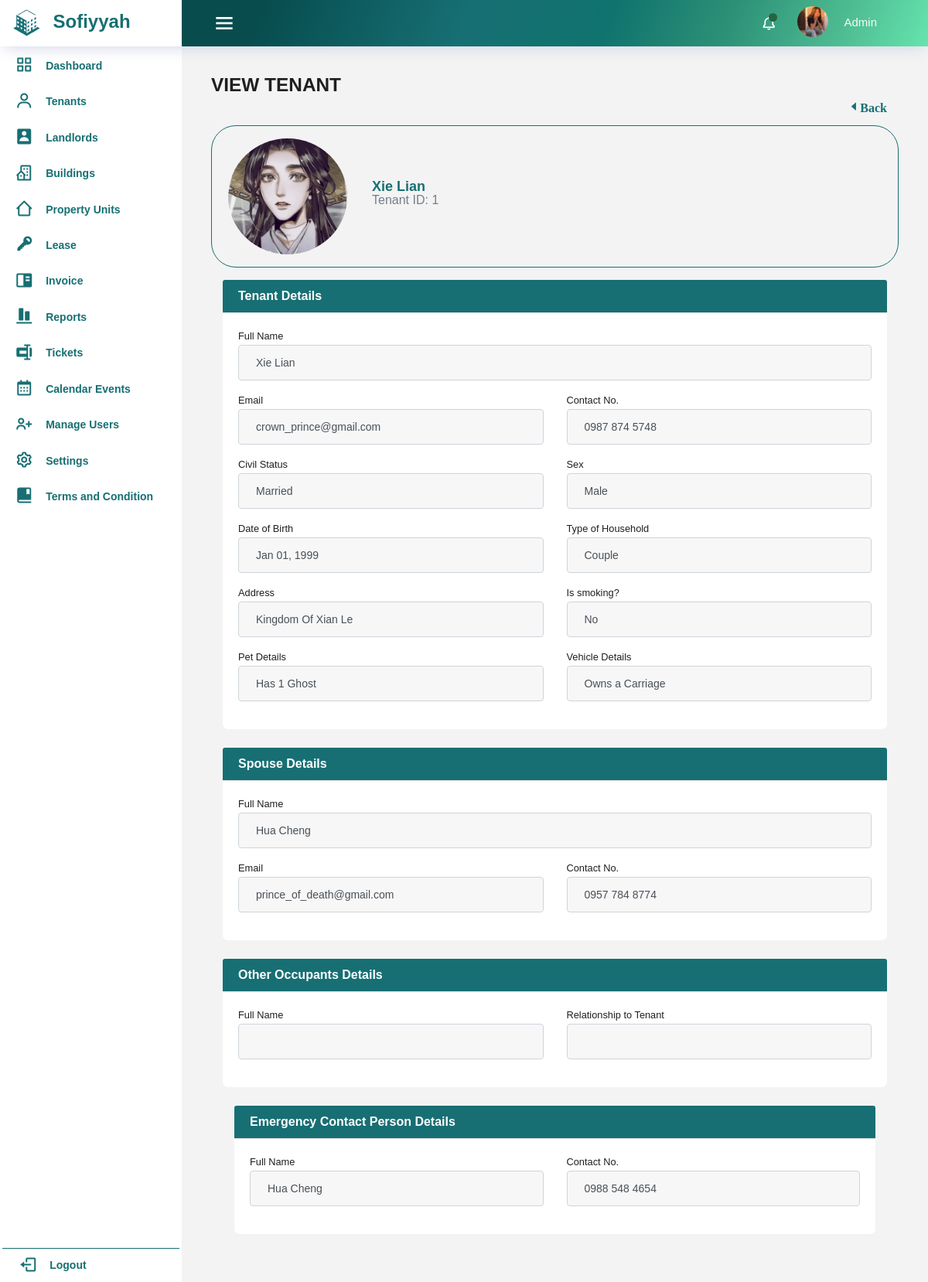
The app's page /tenant/view_tenant.php?id=1 (signed in) with its own data.
### tables this page shows
CREATE TABLE IF NOT EXISTS `tenant` (
  `id` int(11) NOT NULL AUTO_INCREMENT,
  `first_name` varchar(50) NOT NULL,
  `middle_name` varchar(50) DEFAULT NULL,
  `last_name` varchar(50) NOT NULL,
  `email` varchar(100) NOT NULL,
  `contact_no` varchar(20) NOT NULL,
  `relationship_status` varchar(100) NOT NULL,
  `type_of_household` varchar(100) NOT NULL,
  `previous_address` varchar(200) NOT NULL,
  `region` varchar(255) NOT NULL,
  `provinces` varchar(255) NOT NULL,
  `city` varchar(255) NOT NULL,
  `sex` varchar(50) DEFAULT NULL,
  `date_of_birth` date NOT NULL,
  `has_pet` varchar(100) NOT NULL,
  `number_of_pets` int(11) DEFAULT NULL,
  `type_of_pet` varchar(50) DEFAULT NULL,
  `is_smoking` varchar(10) NOT NULL,
  `has_vehicle` varchar(100) DEFAULT NULL,
  `vehicle_specification` varchar(50) DEFAULT NULL,
  `spouse_first_name` varchar(50) DEFAULT NULL,
  `spouse_last_name` varchar(50) DEFAULT NULL,
  `spouse_email` varchar(100) DEFAULT NULL,
  `spouse_num` varchar(20) DEFAULT NULL,
  `occupants` varchar(255) DEFAULT NULL,
  `occupants_relations` varchar(255) DEFAULT NULL,
  `emergency_contact_person` varchar(100) NOT NULL,
  `emergency_contact_number` varchar(20) NOT NULL,
  `profile_img` varchar(100) NOT NULL,
  PRIMARY KEY (`id`)
);

### tools/functions.php (called while the page is built, shortened)
<?php
function pluralize($noun, $count) {
  if ($count == 1) {
      return $noun;
  }
}
?>

### tenant/view_tenant.php (the view, shortened to what this page needs)
<?php
require_once '../includes/dbconfig.php';
$tenant_id = $_GET['id'];
$sql = "SELECT * FROM tenant WHERE id = $tenant_id";
$result = mysqli_query($conn, $sql);
$row = mysqli_fetch_assoc($result);
$date_of_birth = strtotime($row['date_of_birth']);
$formatted_date = date('M d, Y', $date_of_birth);
require_once '../includes/header.php';
?>
<body>
    <div class="container-scroller">
        <?php
        require_once '../includes/navbar.php';
        ?>
        <div class="container-fluid page-body-wrapper">
            <?php
            require_once '../includes/sidebar.php';
            ?>
            <div class="main-panel">
                <div class="content-wrapper">
                    <div class="row">
                        <div class="col-12 col-xl-8 mb-4 mb-xl-0">
                            <h3 class="font-weight-bolder">VIEW TENANT</h3>
                        </div>
                    </div>
                    <div class="row">
                        <div class="col-12">
                            <div class="add-page-container">
                                <div class="col-md-2 d-flex justify-align-between float-right ">
                                    <a href="tenants.php" class='bx bx-caret-left pb-3'>Back</a>
                                </div>
                            </div>
                            <div class="media align-items-center py-3 mb-3 w-100">
                                <img src="../img/userprofile/<?php echo !empty($row['profile_img']) ? $row['profile_img'] : 'default.png'; ?>" alt="" class="ml-2 px-2 rounded-circle" width="170" height="150">
                                <div class="media-body ml-4">
                                    <h4 class="font-weight-bold mb-0 white-text"><?php echo $row['first_name'] . " " . $row['last_name']; ?></h4>
                                    <div class="text-muted mb-2">Tenant ID: <?php echo $row['id']; ?></div>
                                </div>
                            </div>
                        </div>
                    </div>
                    <div class="col-xl-12">
                        <div class="card mb-4">
                            <div class="card-header">Tenant Details</div>
                            <div class="card-body">
                                <div class="mb-3">
                                    <label class="small mb-1" for="name">Full Name</label>
                                    <?php
                                    $name = $row['first_name'] . ' ';
                                    $name .= $row['last_name'];
                                    ?>
                                    <input class="form-control" id="name" type="text" value="<?php echo $name; ?>" readonly>
                                </div>
                                <div class="row gx-3 mb-3">
                                    <div class="col-md-6">
                                        <label class="small mb-1" for="email">Email</label>
                                        <input class="form-control" id="email" type="text" value="<?php echo $row['email']; ?>"readonly>
                                    </div>
                                    <div class="col-md-6">
                                        <label class="small mb-1" for="Contact">Contact No.</label>
                                        <input class="form-control" id="Contact" type="text" value="<?php echo $row['contact_no']; ?>"readonly>
                                    </div>
                                </div>
                                <div class="row gx-3 mb-3">
                                    <div class="col-md-6">
                                        <label class="small mb-1" for="Civil_Status">Civil Status</label>
                                        <input class="form-control" id="Civil_Status" type="text" value="<?php echo $row['relationship_status']; ?>"readonly>
                                    </div>
                                    <div class="col-md-6">
                                        <label class="small mb-1" for="Sex">Sex</label>
                                        <input class="form-control" id="Sex" type="text"  value="<?php echo $row['sex']; ?>"readonly>
                                    </div>
                                </div>
                                <div class="row gx-3 mb-3">
                                    <div class="col-md-6">
                                        <label class="small mb-1" for="dob">Date of Birth</label>
                                        <input class="form-control" id="dob" type="text" value="<?php echo $formatted_date; ?>"readonly>
                                    </div>
                                    <div class="col-md-6">
                                        <label class="small mb-1" for="toh">Type of Household</label>
                                        <input class="form-control" id="toh" type="text"  value="<?php echo $row['type_of_household']; ?>"readonly>
                                    </div>
                                </div>
                                <div class="row gx-3 mb-3">
                                    <div class="col-md-6">
                                        <label class="small mb-1" for="address">Address</label>
                                        <input class="form-control" id="address" value="<?php echo $row['previous_address'] ?>"readonly>
                                    </div>
                                    <div class="col-md-6">
                                        <label class="small mb-1" for="address">Is smoking?</label>
                                        <input class="form-control" id="address" value="<?php echo $row['is_smoking'] ?>"readonly>
                                    </div>
                                </div>
                                <div class="row gx-3 mb-3">
                                    <div class="col-md-6">
                                        <label class="small mb-1" for="petd">Pet Details</label>
                                        <?php
                                        require_once '../tools/functions.php';
                                            $number_of_pets = $row['number_of_pets'];
                                            $type_of_pet = $row['type_of_pet'];
                                            $type_of_pet_plural = pluralize($type_of_pet, $number_of_pets);
                                            $pet_details = "Has " . $number_of_pets . " " . $type_of_pet_plural;
                                        ?>
                                        <input class="form-control" id="petd" value="<?php if($number_of_pets === 0 || $type_of_pet_plural === "None"){ echo 'N/A'; } else { echo $pet_details;} ?>"readonly>
                                    </div>
                                    <div class="col-md-6">
                                    <?php
                                            $has_vehicle = json_decode($row['has_vehicle']);
                                            $vehicle_specification = $row['vehicle_specification'];
                                            $vehicles = array();
                                            if ($has_vehicle != null) {
                                                foreach ($has_vehicle as $vehicle) {
                                                    if ($vehicle === 'Others') {
                                                        $vehicles[] = $vehicle_specification;
                                                    } else {
                                                        $vehicles[] = $vehicle;
                                                    }
                                                }
                                            }
                                            $count = count($vehicles);
                                            if ($count == 1) {
                                                $veh = "Owns a " . $vehicles[0];
                                            } else if ($count == 2) {
                                                $veh = "Owns a " . implode(" and ", $vehicles);
                                            } else {
                                                $veh = "Owns a " . implode(", ", array_slice($vehicles, 0, -1)) . ", and " . end($vehicles);
                                            }
                                        ?>
                                        <label class="small mb-1" for="vehicled">Vehicle Details</label>
                                        <input class="form-control" id="vehicled" value="<?php if(isset($row['has_vehicle'])){echo $veh;}else {echo 'N/A';} ?>" readonly>
                                    </div>
                                </div>
                            </div>
                        </div>
                    </div>
                    <?php if (strcasecmp($row['type_of_household'], 'One Person') !== 0 && strcasecmp($row['relationship_status'], 'Married') === 0): ?>
                    <div class="col-xl-12">
                        <div class="card mb-4">
                            <div class="card-header">Spouse Details</div>
                            <div class="card-body">
                                <div class="mb-3">
                                    <label class="small mb-1" for="sname">Full Name</label>
                                    <input class="form-control" id="sname" type="text"  value="<?php echo (!empty($row['spouse_first_name']) && !empty($row['spouse_last_name'])) ? ($row['spouse_first_name'] . " " . $row['spouse_last_name']) : 'Not Available'; ?>"readonly>
                                </div>
                                <div class="row gx-3 mb-3">
                                    <div class="col-md-6">
                                        <label class="small mb-1" for="semail">Email</label>
                                        <input class="form-control" id="semail" type="text" value="<?php echo $row['spouse_email'] ?>"readonly>
                                    </div>
                                    <div class="col-md-6">
                                        <label class="small mb-1" for="scontact">Contact No.</label>
                                        <input class="form-control" id="scontact" type="text" value="<?php echo $row['spouse_num'] ?>"readonly>
                                    </div>
                                </div>
                            </div>
                        </div>
                    </div>
                    <?php endif; ?>
                    <?php if (strcasecmp($row['type_of_household'], 'One Person') !== 0 && strcasecmp($row['relationship_status'], 'Single') !== 0): ?>
                    <div class="col-xl-12">
                        <div class="card mb-4">
                            <div class="card-header">Other Occupants Details</div>
                            <div class="card-body">
                                <?php $occupants = json_decode($row['occupants'], true);
                                $occupants_relations = json_decode($row['occupants_relations'], true);
                                if(is_array($occupants) && count($occupants) > 0) { ?>
                                    <?php foreach($occupants as $key => $occupant) { ?>
                                        <div class="row gx-3 mb-3">
                                            <div class="col-md-6">
                                                <label class="small mb-1" for="oname-<?php echo $key; ?>">Full Name</label>
                                                <input class="form-control" id="oname-<?php echo $key; ?>" type="text" value="<?php echo $occupant; ?>" readonly>
                                            </div>
                                            <div class="col-md-6">
                                                <label class="small mb-1" for="orelationship-<?php echo $key; ?>">Relationship to Tenant</label>
                                                <input class="form-control" id="orelationship-<?php echo $key; ?>" type="text" value="<?php echo $occupants_relations[$key]; ?>" readonly>
                                            </div>
                                        </div>
                                    <?php } ?>
                                <?php } else { ?>
                                    <p>No other occupants</p>
                                <?php } ?>
                            </div>
                        </div>
                    <?php endif; ?>
                    <div class="col-xl-12">
                        <div class="card mb-4">
                            <div class="card-header">Emergency Contact Person Details</div>
                            <div class="card-body">
                                <div class="row gx-3 mb-3">
                                    <div class="col-md-6">
                                        <label class="small mb-1" for="ename">Full Name</label>
                                        <input class="form-control" id="ename" type="text" value="<?php echo $row['emergency_contact_person'] ?>"readonly>
                                    </div>
                                    <div class="col-md-6">
                                        <label class="small mb-1" for="econtact">Contact No.</label>
                                        <input class="form-control" id="econtact" type="text" value="<?php echo $row['emergency_contact_number'] ?>"readonly>
                                    </div>
                                </div>
                            </div>
                        </div>
                    </div>
                </div>
            </div>
        </div>
    </div>

### records on screen
tenant: profile_img (picture), first_name "Xie", last_name "Lian", id "1", first_name+last_name "Xie Lian", email "crown_prince@gmail.com", contact_no "0987 874 5748", relationship_status "Married", sex "Male", date_of_birth "Jan 01, 1999", type_of_household "Couple", previous_address "Kingdom Of Xian Le", is_smoking "No", number_of_pets+type_of_pet "Has 1 Ghost", spouse_first_name+spouse_last_name "Hua Cheng", spouse_email "prince_of_death@gmail.com", spouse_num "0957 784 8774", emergency_contact_person "Hua Cheng", emergency_contact_number "0988 548 4654"

### other values on screen
$_SESSION['username'] "Admin"
